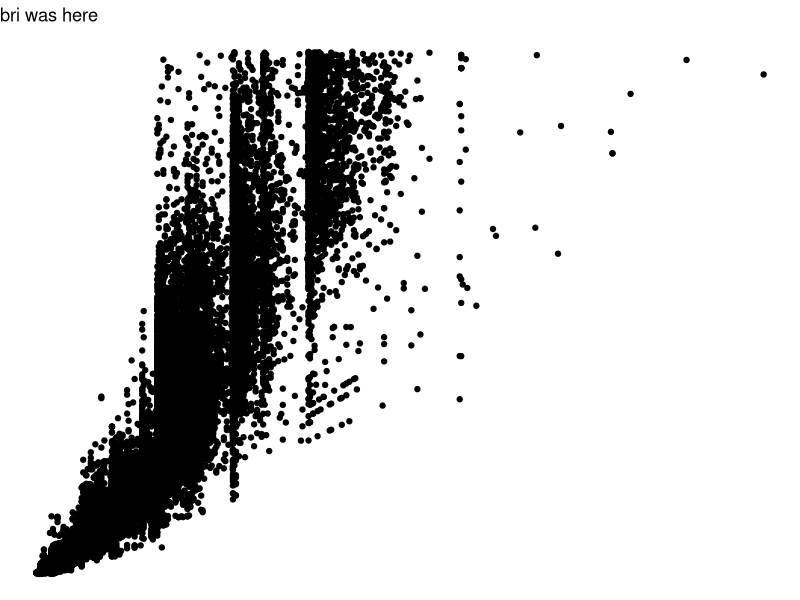
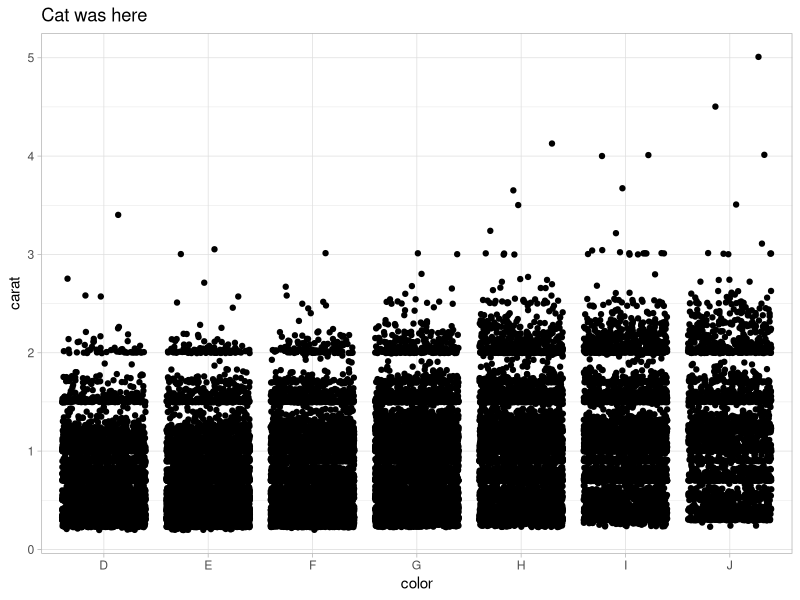
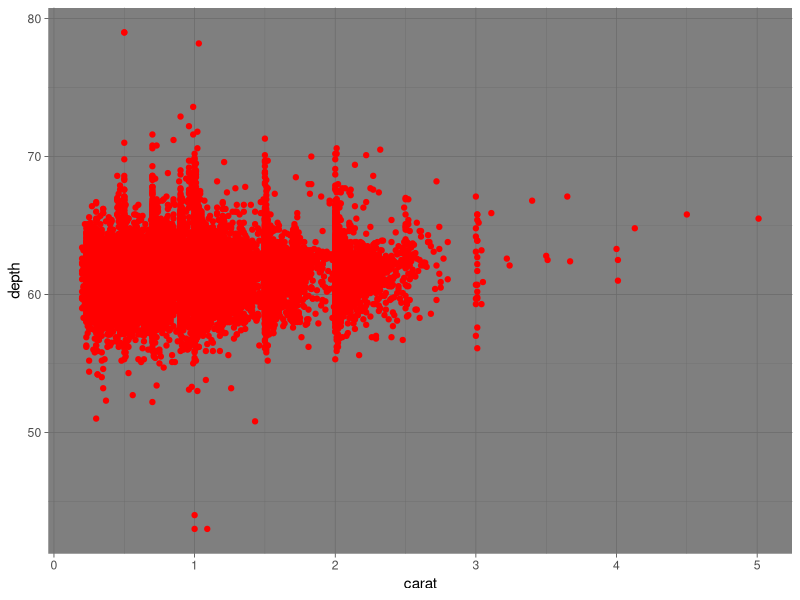

These figures' R source, in order:
## ---- chunk 1
knitr::opts_chunk$set(echo = TRUE)
library(tidyverse)
## ---- chunk 2
# Partner 1: 
# Run the code below to see the original graph
# Change the code below to make the point color change based on 'cut', and update the theme to theme_bw(). Update the title to include your first name. 

ggplot(data = diamonds, aes(x = carat, y = price)) +
  geom_point() +
  theme_void() +
  labs(title = "bri was here")
## ---- chunk 3
# Partner 2: 
# Run the code below to see the original graph
# Change the code below to make the geom a geom_jitter, and update the theme to theme_light. Update the title to include your first name. 

ggplot(data = diamonds, aes(x = color, y = carat)) +
  geom_jitter() +
  theme_light() +
  labs(title = "Cat was here")
## ---- chunk 4
ggplot(data = diamonds, aes(x = carat, y = depth)) +
  geom_point(color = "red") +
  theme_dark()

## ---- chunk 5

rocks <- diamonds

